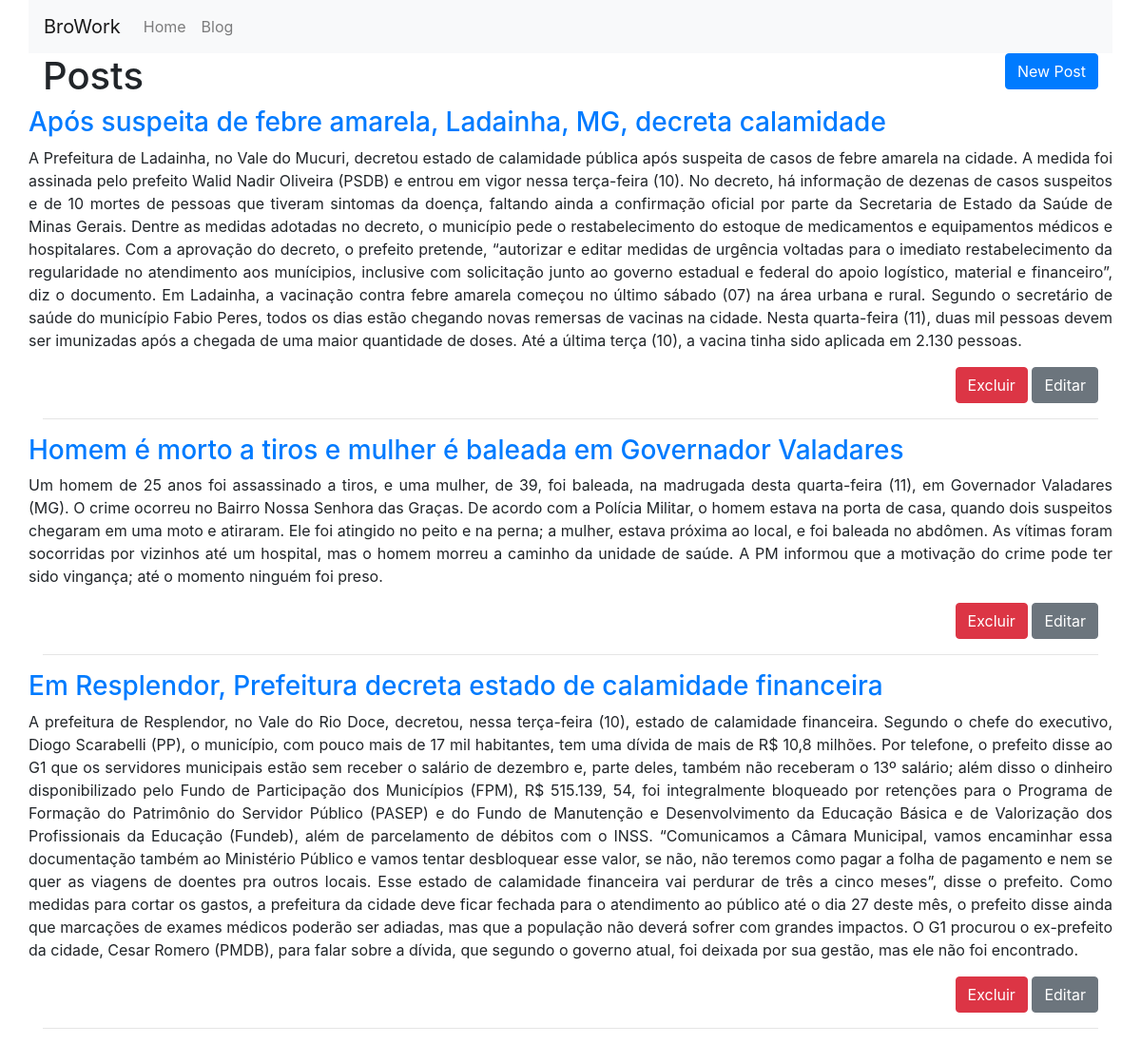
The page /posts on the database its author committed.
### tables this page shows
CREATE TABLE posts (id INTEGER CONSTRAINT posts_index PRIMARY KEY ASC AUTOINCREMENT, title VARCHAR (255) NOT NULL, content TEXT NOT NULL);

### app/Controllers/PostsController.php (called while the page is built, shortened)
<?php
class PostsController extends BaseController
{
    private $post;
    public function __construct()
    {
        $this->post = Container::getModel("Post");
    }
    public function index()
    {
        $this->view->posts = $this->post->All();
        $this->renderView("posts/index","layout");
    }
}

### core/bootstrap.php (called while the page is built, shortened)
<?php
$routes = require_once __DIR__ . "/../app/routes.php";
$route = new \Core\Route($routes);

### public/index.php (called while the page is built, shortened)
<?php
require_once  __DIR__ . "/../core/bootstrap.php";

### core/BaseModel.php (called while the page is built, shortened)
<?php
abstract class BaseModel
{
    private $pdo;
    protected $table;
    public function __construct(PDO $pdo)
    {
        $this->pdo =$pdo;
    }
    public function ALL()
    {
        $query = "SELECT * FROM {$this->table}";
        $stmt = $this->pdo->prepare($query);
        $stmt->execute();
        $result = $stmt->fetchAll();
        return $result;
    }
}

### core/Database.php (called while the page is built, shortened)
<?php
class Database
{
    public static function getDataBase()
    {
        $conf = include_once __DIR__ . "/../app/database.php";
        if($conf['driver'] == 'sqlite'){
            $sqlite = __DIR__ . "/../storage/database/" . $conf['sqlite']['host'];
            $sqlite = 'sqlite:' . $sqlite;
            try{
                $pdo = new PDO($sqlite);
                $pdo->setAttribute(PDO::ATTR_ERRMODE, PDO::ERRMODE_EXCEPTION);
                $pdo->setAttribute(PDO::ATTR_DEFAULT_FETCH_MODE , PDO::FETCH_OBJ);
                return $pdo;
            }catch (PDOException $e){
                echo $e->getMessage();
            }
        }
    }
}

### core/Container.php (called while the page is built, shortened)
<?php
class Container
{
    public static function getModel($model)
    {
        return new $objModel(Database::getDataBase());
    }
}

### app/Views/posts/index.phtml (the view, shortened to what this page needs)
<div class="container">
        <h1 class="h1">
            <a href="/posts/create" class="btn btn-primary float-right">
                <i class="glyphicon glyphicon-print"></i> New Post
            </a>
        </h1>
    <?php foreach ($this->view->posts as $post): ?>
    <div class="row">
        <h3 class="h3">
            <a href="/posts/<?php echo $post->id?>/show">
                <?php echo $post->title; ?>
            </a>
        </h3>
    </div>
    <div class="row">
        <p class="text-justify">
            <?php echo $post->content?>
        </p>
    </div>
        <p class="text-right">
            <a href="/posts/<?php echo $post->id?>/delete" class="btn btn-danger" onclick="return confirm('Deseja mesmo excluir');">
                Excluir
            </a>
            <a href="/posts/<?php echo $post->id?>/edit" class="btn btn-secondary">
                Editar
            </a>
        </p>
    <hr/>
    <?php endforeach;?>
</div>

### core/Route.php (shortened to what this page needs)
<?php
class Route
{
    private $routes;
    public function __construct(array $routes)
    {
        $this->run();
    }
    private function getRequest()
    {
        $obj = new \stdClass;
        return $obj;
    }
    private function getUrl()
    {
        return parse_url($_SERVER['REQUEST_URI'],PHP_URL_PATH);
    }
    private function setRoutes($routes)
    {
        foreach ($routes as $route){
            $explode = explode('@',$route[1]);
            $r = [$route[0] , $explode[0],$explode[1]];
            $newRoutes[] = $r;
        }
        $this->routes = $newRoutes;
    }
    private function run()
    {
        $found = false;
        $param = array();
        $url = $this->getUrl();
        foreach ($this->routes as $route){
            $param  =[];
            $routeArray = explode('/',$route[0]);
            for ($i = 0 ; $i < count($routeArray) ; $i++){
                $route[0] = implode($routeArray,'/');
            }
            if ($url == $route[0]){
                $found = true;
                $controller = $route[1];
                $action = $route[2];
                    break;
            }
        }
        if ($found){
            $controller = Container::newController($controller);
            switch (count($param)){
                default:
                    $controller->$action($this->getRequest());
                    break;
            }
        }else{
            Container::pageNotFound();
        }
    }
}

### core/BaseController.php (shortened to what this page needs)
<?php
abstract class BaseController
{
    private $viewPath;
    private $layoutPath;
    private $pageTitle = null;
    public  function __construct()
    {
        $this->view = new \stdClass;
    }
    protected  function renderView($viewPath,$layoutPath = null)
    {
        $this->viewPath = $viewPath;
        $this->layoutPath = $layoutPath;
        if($layoutPath){
            $this->layout();
        }else{
            $this->content();
        }
    }
    protected function content()
    {
        if (file_exists(__DIR__ . "/../app/Views/{$this->viewPath}.phtml")){
            require_once __DIR__ . "/../app/Views/{$this->viewPath}.phtml";
        }else{
            echo "Error: View path not found";
        }
    }
    protected function layout()
    {
        if (file_exists(__DIR__ . "/../app/Views/{$this->layoutPath}.phtml")){
            require_once __DIR__ . "/../app/Views/{$this->layoutPath}.phtml";
        }else{
            echo "Error: Layout path not found";
        }
    }
    protected function setPageTitle($pageTitle)
    {
        $this->pageTitle = $pageTitle;
    }
    protected function getPageTitle($separador = null)
    {
        if ($separador){
            echo $this->pageTitle . " " . $separador . " ";
        }else{
            echo $this->pageTitle;
        }
    }
}

### app/Views/layout.phtml (shortened to what this page needs)
<!doctype html>
<html lang="en">
<head>
    <link rel="stylesheet" href="/assets/css/style.css">
</head>
<body>
<?php  require_once  __DIR__. "/menu.phtml"?>
<?php $this->content() ?>
</body>
</html>

### app/Views/menu.phtml (shortened to what this page needs)
<nav class="navbar navbar-expand-lg navbar-light bg-light container">
    <a class="navbar-brand" href="/">BroWork</a>
    <div class="collapse navbar-collapse" id="navbarSupportedContent">
        <ul class="navbar-nav mr-auto">
            <li class="nav-item">
                <a class="nav-link" href="/">Home</a>
            </li>
            <li class="nav-item">
                <a class="nav-link" href="/posts">Blog</a>
            </li>
        </ul>
    </div>
</nav>

### rows shown on the page
posts: title "Após suspeita de febre amarela, Ladainha, MG, decreta calamidade", content "A Prefeitura de Ladainha, no Vale do Mucuri, decretou estado de calamidade pública após suspeita de casos de febre amarela na cidade. A medida foi assinada pelo prefeito Walid Nadir Oliveira (PSDB) e entrou em vigor nessa terça-feira (10). No decreto, há informação de dezenas de casos suspeitos e de 10 mortes de pessoas que tiveram sintomas da doença, faltando ainda a confirmação oficial por parte da Secretaria de Estado da Saúde de Minas Gerais. Dentre as medidas adotadas no decreto, o município pede o restabelecimento do estoque de medicamentos e equipamentos médicos e hospitalares. Com a aprovação do decreto, o prefeito pretende, “autorizar e editar medidas de urgência voltadas para o…"
posts: title "Homem é morto a tiros e mulher é baleada em Governador Valadares", content "Um homem de 25 anos foi assassinado a tiros, e uma mulher, de 39, foi baleada, na madrugada desta quarta-feira (11), em Governador Valadares (MG). O crime ocorreu no Bairro Nossa Senhora das Graças. De acordo com a Polícia Militar, o homem estava na porta de casa, quando dois suspeitos chegaram em uma moto e atiraram. Ele foi atingido no peito e na perna; a mulher, estava próxima ao local, e foi baleada no abdômen. As vítimas foram socorridas por vizinhos até um hospital, mas o homem morreu a caminho da unidade de saúde. A PM informou que a motivação do crime pode ter sido vingança; até o momento ninguém foi preso."
posts: title "Em Resplendor, Prefeitura decreta estado de calamidade financeira", content "A prefeitura de Resplendor, no Vale do Rio Doce, decretou, nessa terça-feira (10), estado de calamidade financeira. Segundo o chefe do executivo, Diogo Scarabelli (PP), o município, com pouco mais de 17 mil habitantes, tem uma dívida de mais de R$ 10,8 milhões. Por telefone, o prefeito disse ao G1 que os servidores municipais estão sem receber o salário de dezembro e, parte deles, também não receberam o 13º salário; além disso o dinheiro disponibilizado pelo Fundo de Participação dos Municípios (FPM), R$ 515.139, 54, foi integralmente bloqueado por retenções para o Programa de Formação do Patrimônio do Servidor Público (PASEP) e do Fundo de Manutenção e Desenvolvimento da Educação Básica e…"

### other values the page prints
$this->pageTitle "Posts"
